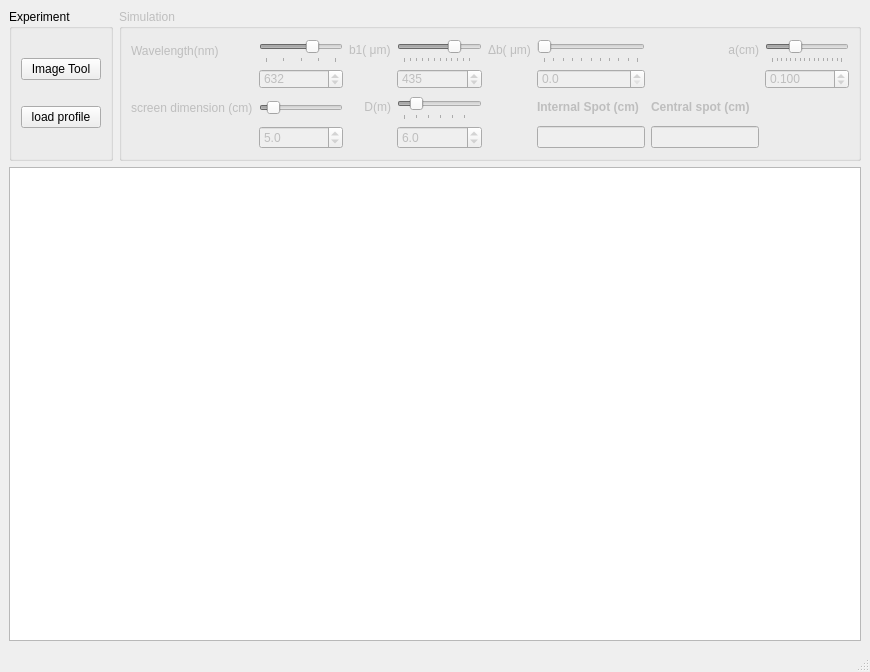
<?xml version="1.0" encoding="UTF-8"?>
<ui version="4.0">
 <class>MainWindow</class>
 <widget class="QMainWindow" name="MainWindow">
  <property name="geometry">
   <rect>
    <x>0</x>
    <y>0</y>
    <width>870</width>
    <height>672</height>
   </rect>
  </property>
  <property name="minimumSize">
   <size>
    <width>780</width>
    <height>0</height>
   </size>
  </property>
  <property name="windowTitle">
   <string>Diffraction - Fraunhofer</string>
  </property>
  <widget class="QWidget" name="centralWidget">
   <layout class="QVBoxLayout" name="verticalLayout_3">
    <item>
     <layout class="QHBoxLayout" name="horizontalLayout">
      <item>
       <widget class="QGroupBox" name="gb_exp">
        <property name="title">
         <string>Experiment</string>
        </property>
        <layout class="QVBoxLayout" name="verticalLayout_2">
         <item>
          <widget class="QPushButton" name="bt_imtool">
           <property name="text">
            <string>Image Tool</string>
           </property>
          </widget>
         </item>
         <item>
          <widget class="QPushButton" name="button_data">
           <property name="text">
            <string>load profile</string>
           </property>
          </widget>
         </item>
        </layout>
       </widget>
      </item>
      <item>
       <widget class="QGroupBox" name="gb_sim">
        <property name="enabled">
         <bool>false</bool>
        </property>
        <property name="title">
         <string>Simulation</string>
        </property>
        <property name="checkable">
         <bool>false</bool>
        </property>
        <property name="checked">
         <bool>false</bool>
        </property>
        <layout class="QVBoxLayout" name="verticalLayout">
         <item>
          <layout class="QGridLayout" name="gridLayout_3">
           <item row="1" column="3">
            <widget class="QDoubleSpinBox" name="SpinBox_b">
             <property name="minimumSize">
              <size>
               <width>0</width>
               <height>20</height>
              </size>
             </property>
             <property name="statusTip">
              <string>Change the width of the rectangular aperture</string>
             </property>
             <property name="locale">
              <locale language="English" country="UnitedStates"/>
             </property>
             <property name="decimals">
              <number>0</number>
             </property>
             <property name="minimum">
              <double>10.000000000000000</double>
             </property>
             <property name="maximum">
              <double>1000.000000000000000</double>
             </property>
             <property name="singleStep">
              <double>1.000000000000000</double>
             </property>
             <property name="value">
              <double>435.000000000000000</double>
             </property>
            </widget>
           </item>
           <item row="3" column="5">
            <widget class="QLineEdit" name="Internal_Spot"/>
           </item>
           <item row="0" column="2">
            <widget class="QLabel" name="label_b">
             <property name="text">
              <string>&lt;html&gt;&lt;head/&gt;&lt;body&gt;&lt;p&gt;b1( &amp;mu;m)&lt;/p&gt;&lt;/body&gt;&lt;/html&gt;</string>
             </property>
            </widget>
           </item>
           <item row="0" column="6">
            <widget class="QLabel" name="label_2">
             <property name="text">
              <string>&lt;html&gt;&lt;head/&gt;&lt;body&gt;&lt;p align=&quot;right&quot;&gt;a(cm)&lt;/p&gt;&lt;/body&gt;&lt;/html&gt;</string>
             </property>
            </widget>
           </item>
           <item row="0" column="7">
            <widget class="QSlider" name="slider_a">
             <property name="minimumSize">
              <size>
               <width>0</width>
               <height>25</height>
              </size>
             </property>
             <property name="locale">
              <locale language="English" country="UnitedStates"/>
             </property>
             <property name="minimum">
              <number>1</number>
             </property>
             <property name="maximum">
              <number>300</number>
             </property>
             <property name="singleStep">
              <number>1</number>
             </property>
             <property name="pageStep">
              <number>100</number>
             </property>
             <property name="value">
              <number>100</number>
             </property>
             <property name="orientation">
              <enum>Qt::Horizontal</enum>
             </property>
             <property name="tickPosition">
              <enum>QSlider::TicksBelow</enum>
             </property>
             <property name="tickInterval">
              <number>20</number>
             </property>
            </widget>
           </item>
           <item row="3" column="6">
            <widget class="QLineEdit" name="Central_Spot">
             <property name="minimumSize">
              <size>
               <width>0</width>
               <height>20</height>
              </size>
             </property>
            </widget>
           </item>
           <item row="2" column="5">
            <widget class="QLabel" name="label_4">
             <property name="minimumSize">
              <size>
               <width>0</width>
               <height>13</height>
              </size>
             </property>
             <property name="text">
              <string>&lt;html&gt;&lt;head/&gt;&lt;body&gt;&lt;p&gt;&lt;span style=&quot; font-weight:600;&quot;&gt;Internal Spot (cm)&lt;/span&gt;&lt;/p&gt;&lt;/body&gt;&lt;/html&gt;</string>
             </property>
            </widget>
           </item>
           <item row="1" column="1">
            <widget class="QSpinBox" name="SpinBox_lambda">
             <property name="minimumSize">
              <size>
               <width>0</width>
               <height>20</height>
              </size>
             </property>
             <property name="statusTip">
              <string>Change the wave length of monochromatic light</string>
             </property>
             <property name="locale">
              <locale language="English" country="UnitedStates"/>
             </property>
             <property name="minimum">
              <number>500</number>
             </property>
             <property name="maximum">
              <number>700</number>
             </property>
             <property name="singleStep">
              <number>1</number>
             </property>
             <property name="value">
              <number>632</number>
             </property>
            </widget>
           </item>
           <item row="2" column="3">
            <widget class="QSlider" name="slider_D">
             <property name="minimumSize">
              <size>
               <width>0</width>
               <height>25</height>
              </size>
             </property>
             <property name="statusTip">
              <string>Change the focal length f2 of the lens L2</string>
             </property>
             <property name="locale">
              <locale language="English" country="UnitedStates"/>
             </property>
             <property name="minimum">
              <number>10</number>
             </property>
             <property name="maximum">
              <number>300</number>
             </property>
             <property name="singleStep">
              <number>1</number>
             </property>
             <property name="value">
              <number>60</number>
             </property>
             <property name="sliderPosition">
              <number>60</number>
             </property>
             <property name="orientation">
              <enum>Qt::Horizontal</enum>
             </property>
             <property name="tickPosition">
              <enum>QSlider::TicksBelow</enum>
             </property>
             <property name="tickInterval">
              <number>50</number>
             </property>
            </widget>
           </item>
           <item row="0" column="0">
            <widget class="QLabel" name="label_lamda">
             <property name="text">
              <string>Wavelength(nm)</string>
             </property>
            </widget>
           </item>
           <item row="2" column="2">
            <widget class="QLabel" name="label_f2">
             <property name="text">
              <string>&lt;html&gt;&lt;head/&gt;&lt;body&gt;&lt;p align=&quot;right&quot;&gt;D(m)&lt;/p&gt;&lt;/body&gt;&lt;/html&gt;</string>
             </property>
            </widget>
           </item>
           <item row="3" column="3">
            <widget class="QDoubleSpinBox" name="SpinBox_D">
             <property name="minimumSize">
              <size>
               <width>0</width>
               <height>20</height>
              </size>
             </property>
             <property name="statusTip">
              <string>Change the focal length f2 of the lens L2</string>
             </property>
             <property name="locale">
              <locale language="English" country="UnitedStates"/>
             </property>
             <property name="decimals">
              <number>1</number>
             </property>
             <property name="minimum">
              <double>1.000000000000000</double>
             </property>
             <property name="maximum">
              <double>30.000000000000000</double>
             </property>
             <property name="singleStep">
              <double>0.100000000000000</double>
             </property>
             <property name="value">
              <double>6.000000000000000</double>
             </property>
            </widget>
           </item>
           <item row="1" column="5">
            <widget class="QDoubleSpinBox" name="SpinBox_db">
             <property name="minimumSize">
              <size>
               <width>0</width>
               <height>20</height>
              </size>
             </property>
             <property name="locale">
              <locale language="English" country="UnitedStates"/>
             </property>
             <property name="decimals">
              <number>1</number>
             </property>
             <property name="minimum">
              <double>0.000000000000000</double>
             </property>
             <property name="maximum">
              <double>500.000000000000000</double>
             </property>
             <property name="singleStep">
              <double>10.000000000000000</double>
             </property>
             <property name="value">
              <double>0.000000000000000</double>
             </property>
            </widget>
           </item>
           <item row="0" column="5">
            <widget class="QSlider" name="slider_db">
             <property name="minimumSize">
              <size>
               <width>0</width>
               <height>25</height>
              </size>
             </property>
             <property name="locale">
              <locale language="English" country="UnitedStates"/>
             </property>
             <property name="maximum">
              <number>500</number>
             </property>
             <property name="singleStep">
              <number>10</number>
             </property>
             <property name="value">
              <number>0</number>
             </property>
             <property name="orientation">
              <enum>Qt::Horizontal</enum>
             </property>
             <property name="tickPosition">
              <enum>QSlider::TicksBelow</enum>
             </property>
             <property name="tickInterval">
              <number>50</number>
             </property>
            </widget>
           </item>
           <item row="0" column="4">
            <widget class="QLabel" name="label">
             <property name="text">
              <string>&lt;html&gt;&lt;head/&gt;&lt;body&gt;&lt;p&gt;&amp;Delta;b( &amp;mu;m)&lt;/p&gt;&lt;/body&gt;&lt;/html&gt;</string>
             </property>
            </widget>
           </item>
           <item row="0" column="3">
            <widget class="QSlider" name="slider_b">
             <property name="minimumSize">
              <size>
               <width>0</width>
               <height>25</height>
              </size>
             </property>
             <property name="statusTip">
              <string>Change the width of the rectangular aperture</string>
             </property>
             <property name="locale">
              <locale language="English" country="UnitedStates"/>
             </property>
             <property name="minimum">
              <number>10</number>
             </property>
             <property name="maximum">
              <number>600</number>
             </property>
             <property name="singleStep">
              <number>1</number>
             </property>
             <property name="pageStep">
              <number>100</number>
             </property>
             <property name="value">
              <number>435</number>
             </property>
             <property name="orientation">
              <enum>Qt::Horizontal</enum>
             </property>
             <property name="tickPosition">
              <enum>QSlider::TicksBelow</enum>
             </property>
             <property name="tickInterval">
              <number>50</number>
             </property>
            </widget>
           </item>
           <item row="0" column="1">
            <widget class="QSlider" name="slider_lambda">
             <property name="minimumSize">
              <size>
               <width>0</width>
               <height>25</height>
              </size>
             </property>
             <property name="statusTip">
              <string>Change the wave length of monochromatic light</string>
             </property>
             <property name="styleSheet">
              <string notr="true">font: 12pt &quot;Helvetica&quot;;</string>
             </property>
             <property name="locale">
              <locale language="English" country="UnitedStates"/>
             </property>
             <property name="minimum">
              <number>500</number>
             </property>
             <property name="maximum">
              <number>700</number>
             </property>
             <property name="singleStep">
              <number>1</number>
             </property>
             <property name="value">
              <number>632</number>
             </property>
             <property name="orientation">
              <enum>Qt::Horizontal</enum>
             </property>
             <property name="tickPosition">
              <enum>QSlider::TicksBelow</enum>
             </property>
             <property name="tickInterval">
              <number>50</number>
             </property>
            </widget>
           </item>
           <item row="1" column="7">
            <widget class="QDoubleSpinBox" name="SpinBox_a">
             <property name="minimumSize">
              <size>
               <width>0</width>
               <height>20</height>
              </size>
             </property>
             <property name="locale">
              <locale language="English" country="UnitedStates"/>
             </property>
             <property name="decimals">
              <number>3</number>
             </property>
             <property name="minimum">
              <double>0.001000000000000</double>
             </property>
             <property name="maximum">
              <double>1.000000000000000</double>
             </property>
             <property name="singleStep">
              <double>0.001000000000000</double>
             </property>
             <property name="value">
              <double>0.100000000000000</double>
             </property>
            </widget>
           </item>
           <item row="2" column="6">
            <widget class="QLabel" name="label_3">
             <property name="text">
              <string>&lt;html&gt;&lt;head/&gt;&lt;body&gt;&lt;p&gt;&lt;span style=&quot; font-weight:600;&quot;&gt;Central spot (cm)&lt;/span&gt;&lt;/p&gt;&lt;/body&gt;&lt;/html&gt;</string>
             </property>
            </widget>
           </item>
           <item row="2" column="1">
            <widget class="QSlider" name="slider_sx">
             <property name="minimum">
              <number>10</number>
             </property>
             <property name="maximum">
              <number>400</number>
             </property>
             <property name="singleStep">
              <number>1</number>
             </property>
             <property name="value">
              <number>50</number>
             </property>
             <property name="orientation">
              <enum>Qt::Horizontal</enum>
             </property>
            </widget>
           </item>
           <item row="3" column="1">
            <widget class="QDoubleSpinBox" name="SpinBox_sx">
             <property name="locale">
              <locale language="English" country="UnitedStates"/>
             </property>
             <property name="decimals">
              <number>1</number>
             </property>
             <property name="minimum">
              <double>1.000000000000000</double>
             </property>
             <property name="maximum">
              <double>40.000000000000000</double>
             </property>
             <property name="singleStep">
              <double>0.100000000000000</double>
             </property>
             <property name="value">
              <double>5.000000000000000</double>
             </property>
            </widget>
           </item>
           <item row="2" column="0">
            <widget class="QLabel" name="label_5">
             <property name="text">
              <string>screen dimension (cm)</string>
             </property>
            </widget>
           </item>
          </layout>
         </item>
        </layout>
       </widget>
      </item>
     </layout>
    </item>
    <item>
     <widget class="MPL_WIDGET_2D" name="mplwidget1D"/>
    </item>
   </layout>
  </widget>
  <widget class="QStatusBar" name="statusBar"/>
  <widget class="QMenuBar" name="menuBar">
   <property name="geometry">
    <rect>
     <x>0</x>
     <y>0</y>
     <width>870</width>
     <height>21</height>
    </rect>
   </property>
  </widget>
 </widget>
 <customwidgets>
  <customwidget>
   <class>MPL_WIDGET_2D</class>
   <extends>QGraphicsView</extends>
   <header location="global">mplwidget</header>
  </customwidget>
 </customwidgets>
 <resources/>
 <connections/>
</ui>
